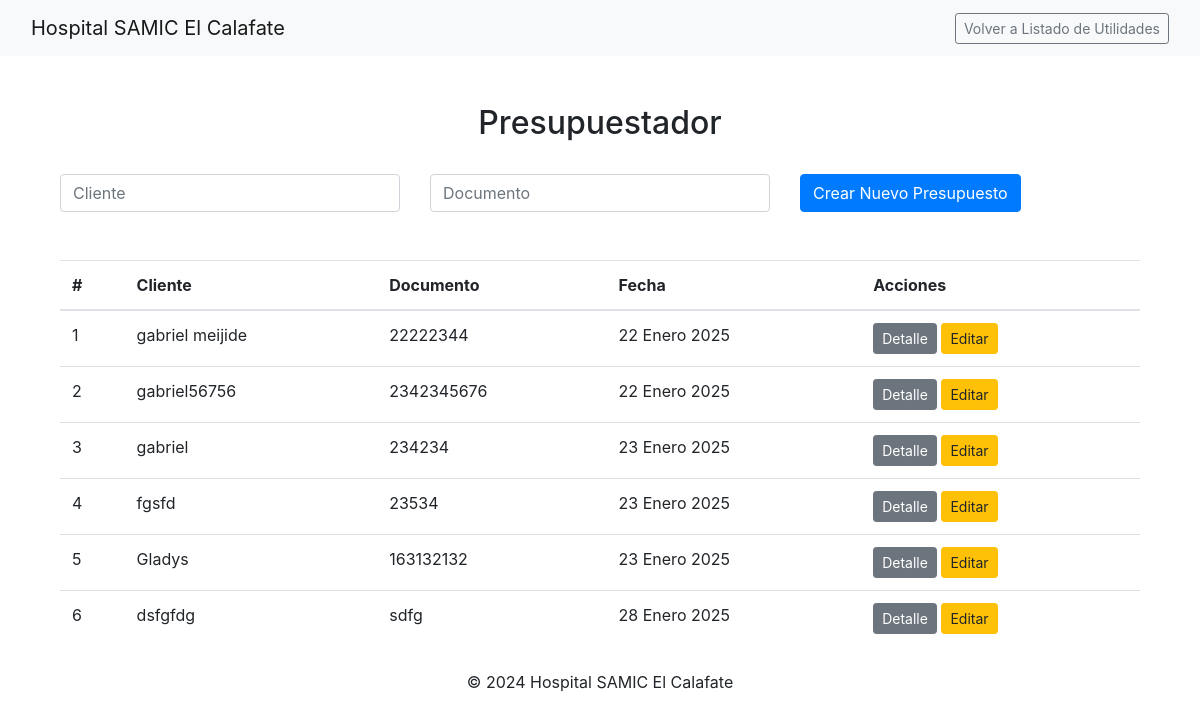
Screenshot of /facturacion/detalle_presupuestador/ with the database file from the repository.
### facturacion/models.py (models this page shows, shortened)
class Presupuesto(models.Model):
    numero = models.AutoField(primary_key=True)  # Número único de presupuesto
    cliente = models.CharField(max_length=255)  # Nombre del cliente
    documento = models.CharField(max_length=20)  # Documento del cliente
    fecha = models.DateField(auto_now_add=True)  # Fecha de creación del presupuesto

### facturacion/views.py (the view)
# urls.py: path('detalle_presupuestador/', views.detalle_presupuestador, name='detalle_presupuestador'),
def detalle_presupuestador(request):
    presupuestos = Presupuesto.objects.all()  # Obtén todos los presupuestos
    return render(request, 'facturacion/detalle_presupuestador.html', {
        'presupuestos': presupuestos,
        'mostrar_volver': True  # Agrega una bandera para mostrar el botón
    })

### facturacion/templates/facturacion/detalle_presupuestador.html (shortened to what this page needs)
{% extends 'index.html' %}
{% load static %}
{% block content %}
<div class="container mt-5">
    <h2 class="text-center">Presupuestador</h2>
    <br>
    <div class="mb-4">
        <form method="POST" action="{% url 'presupuesto_nuevo' %}">
            <div class="row">
                <div class="col-md-4">
                    <input type="text" name="cliente" class="form-control" placeholder="Cliente" required>
                </div>
                <div class="col-md-4">
                    <input type="text" name="documento" class="form-control" placeholder="Documento" required>
                </div>
                <div class="col-md-4">
                    <button type="submit" class="btn btn-primary">Crear Nuevo Presupuesto</button>
                </div>
            </div>
        </form>
    </div>
    <br>
    {% if presupuestos %}
    <table class="table">
        <thead>
            <tr>
                <th>#</th>
                <th>Cliente</th>
                <th>Documento</th>
                <th>Fecha</th>
                <th>Acciones</th>
            </tr>
        </thead>
        <tbody>
            {% for presupuesto in presupuestos %}
            <tr>
                <td>{{ presupuesto.numero }}</td>
                <td>{{ presupuesto.cliente }}</td>
                <td>{{ presupuesto.documento }}</td>
                <td>{{ presupuesto.fecha }}</td>
                <td>
                    <a href="{% url 'detalle_presupuesto' presupuesto.numero %}" class="btn btn-secondary btn-sm me-2">Detalle</a>
                    <a href="{% url 'editar_presupuesto' presupuesto.numero %}" class="btn btn-warning btn-sm">Editar</a>
                </td>
            </tr>
            {% endfor %}
        </tbody>
    </table>
    {% else %}
    <div class="alert alert-info text-center" role="alert">
        No hay presupuestos disponibles.
    </div>
    {% endif %}
</div>
{% endblock %}

### rows the page displays
Presupuesto: numero "1", cliente "gabriel meijide", documento "22222344", fecha "22 Enero 2025"
Presupuesto: numero "2", cliente "gabriel56756", documento "2342345676", fecha "22 Enero 2025"
Presupuesto: numero "3", cliente "gabriel", documento "234234", fecha "23 Enero 2025"
Presupuesto: numero "4", cliente "fgsfd", documento "23534", fecha "23 Enero 2025"
Presupuesto: numero "5", cliente "Gladys", documento "163132132", fecha "23 Enero 2025"
Presupuesto: numero "6", cliente "dsfgfdg", documento "sdfg", fecha "28 Enero 2025"
